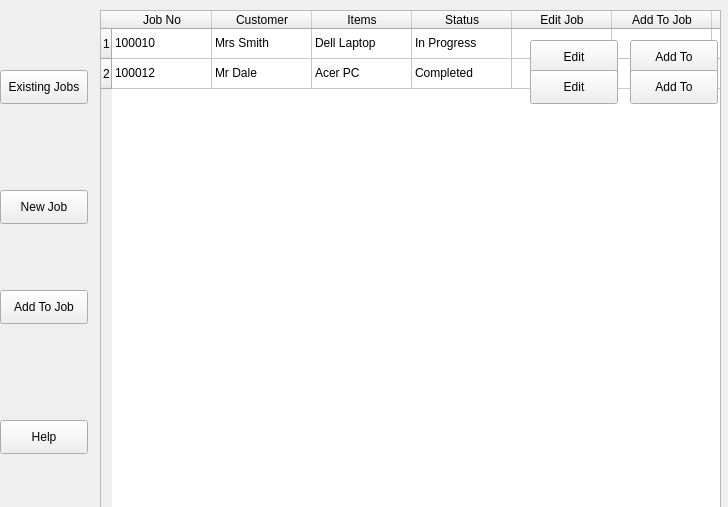
<?xml version="1.0" encoding="UTF-8"?>
<ui version="4.0">
 <class>Form</class>
 <widget class="QWidget" name="Form">
  <property name="geometry">
   <rect>
    <x>0</x>
    <y>0</y>
    <width>728</width>
    <height>507</height>
   </rect>
  </property>
  <property name="windowTitle">
   <string>Form</string>
  </property>
  <widget class="QTableWidget" name="tableWidget">
   <property name="geometry">
    <rect>
     <x>100</x>
     <y>10</y>
     <width>621</width>
     <height>521</height>
    </rect>
   </property>
   <property name="rowCount">
    <number>2</number>
   </property>
   <property name="columnCount">
    <number>12</number>
   </property>
   <attribute name="horizontalHeaderCascadingSectionResizes">
    <bool>false</bool>
   </attribute>
   <row/>
   <row/>
   <column>
    <property name="text">
     <string>Job No</string>
    </property>
   </column>
   <column>
    <property name="text">
     <string>Customer</string>
    </property>
   </column>
   <column>
    <property name="text">
     <string>Items</string>
    </property>
   </column>
   <column>
    <property name="text">
     <string>Status</string>
    </property>
   </column>
   <column>
    <property name="text">
     <string>Edit Job</string>
    </property>
   </column>
   <column>
    <property name="text">
     <string>Add To Job</string>
    </property>
   </column>
   <column/>
   <column/>
   <column/>
   <column/>
   <column/>
   <column/>
   <item row="0" column="0">
    <property name="text">
     <string>100010</string>
    </property>
   </item>
   <item row="0" column="1">
    <property name="text">
     <string>Mrs Smith</string>
    </property>
   </item>
   <item row="0" column="2">
    <property name="text">
     <string>Dell Laptop</string>
    </property>
   </item>
   <item row="0" column="3">
    <property name="text">
     <string>In Progress</string>
    </property>
   </item>
   <item row="0" column="4">
    <property name="text">
     <string/>
    </property>
   </item>
   <item row="1" column="0">
    <property name="text">
     <string>100012</string>
    </property>
   </item>
   <item row="1" column="1">
    <property name="text">
     <string>Mr Dale</string>
    </property>
   </item>
   <item row="1" column="2">
    <property name="text">
     <string>Acer PC</string>
    </property>
   </item>
   <item row="1" column="3">
    <property name="text">
     <string>Completed</string>
    </property>
   </item>
  </widget>
  <widget class="QPushButton" name="pushButton">
   <property name="geometry">
    <rect>
     <x>530</x>
     <y>40</y>
     <width>88</width>
     <height>34</height>
    </rect>
   </property>
   <property name="text">
    <string>Edit</string>
   </property>
  </widget>
  <widget class="QPushButton" name="pushButton_2">
   <property name="geometry">
    <rect>
     <x>530</x>
     <y>70</y>
     <width>88</width>
     <height>34</height>
    </rect>
   </property>
   <property name="text">
    <string>Edit</string>
   </property>
  </widget>
  <widget class="QPushButton" name="pushButton_3">
   <property name="geometry">
    <rect>
     <x>630</x>
     <y>40</y>
     <width>88</width>
     <height>34</height>
    </rect>
   </property>
   <property name="text">
    <string>Add To</string>
   </property>
  </widget>
  <widget class="QPushButton" name="pushButton_4">
   <property name="geometry">
    <rect>
     <x>630</x>
     <y>70</y>
     <width>88</width>
     <height>34</height>
    </rect>
   </property>
   <property name="text">
    <string>Add To</string>
   </property>
  </widget>
  <widget class="QPushButton" name="pushButton_5">
   <property name="geometry">
    <rect>
     <x>0</x>
     <y>70</y>
     <width>88</width>
     <height>34</height>
    </rect>
   </property>
   <property name="text">
    <string>Existing Jobs</string>
   </property>
  </widget>
  <widget class="QPushButton" name="pushButton_6">
   <property name="geometry">
    <rect>
     <x>0</x>
     <y>290</y>
     <width>88</width>
     <height>34</height>
    </rect>
   </property>
   <property name="text">
    <string>Add To Job</string>
   </property>
  </widget>
  <widget class="QPushButton" name="pushButton_7">
   <property name="geometry">
    <rect>
     <x>0</x>
     <y>190</y>
     <width>88</width>
     <height>34</height>
    </rect>
   </property>
   <property name="text">
    <string>New Job</string>
   </property>
  </widget>
  <widget class="QPushButton" name="pushButton_8">
   <property name="geometry">
    <rect>
     <x>0</x>
     <y>420</y>
     <width>88</width>
     <height>34</height>
    </rect>
   </property>
   <property name="text">
    <string>Help</string>
   </property>
  </widget>
 </widget>
 <resources/>
 <connections/>
</ui>
